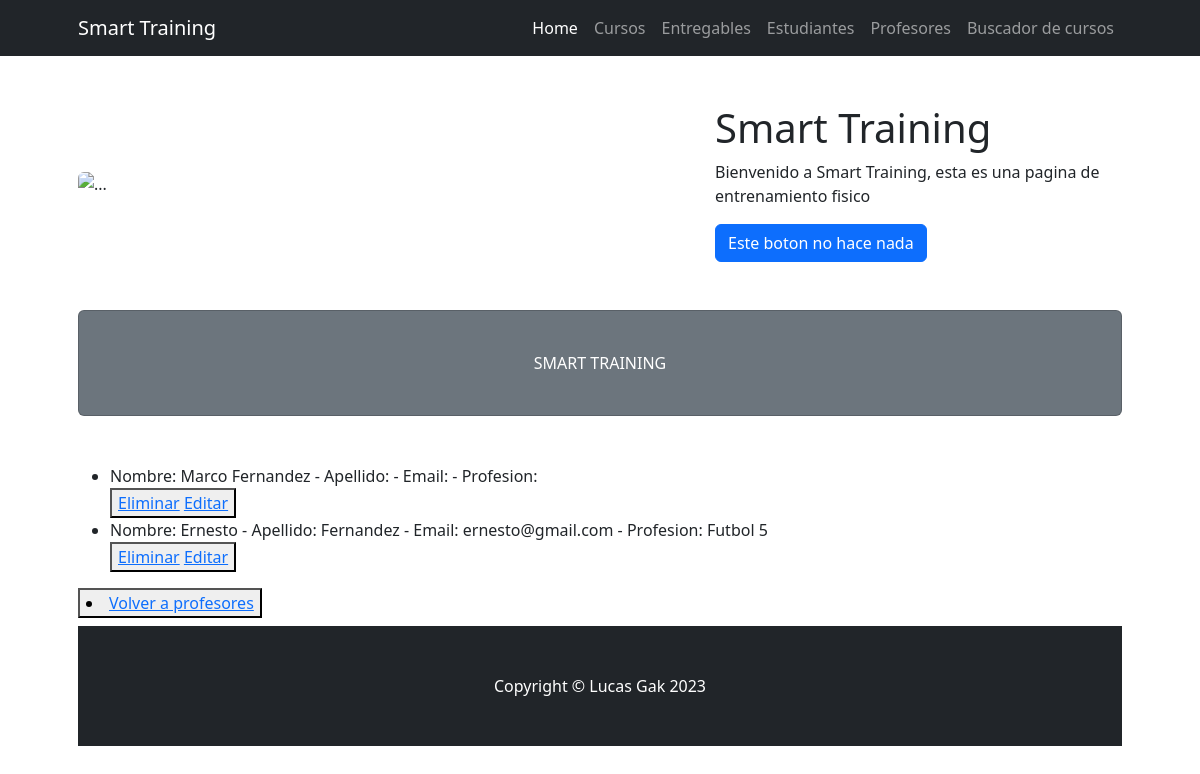
The app's page /ProjectoFinal23/leerProfesores, older data.
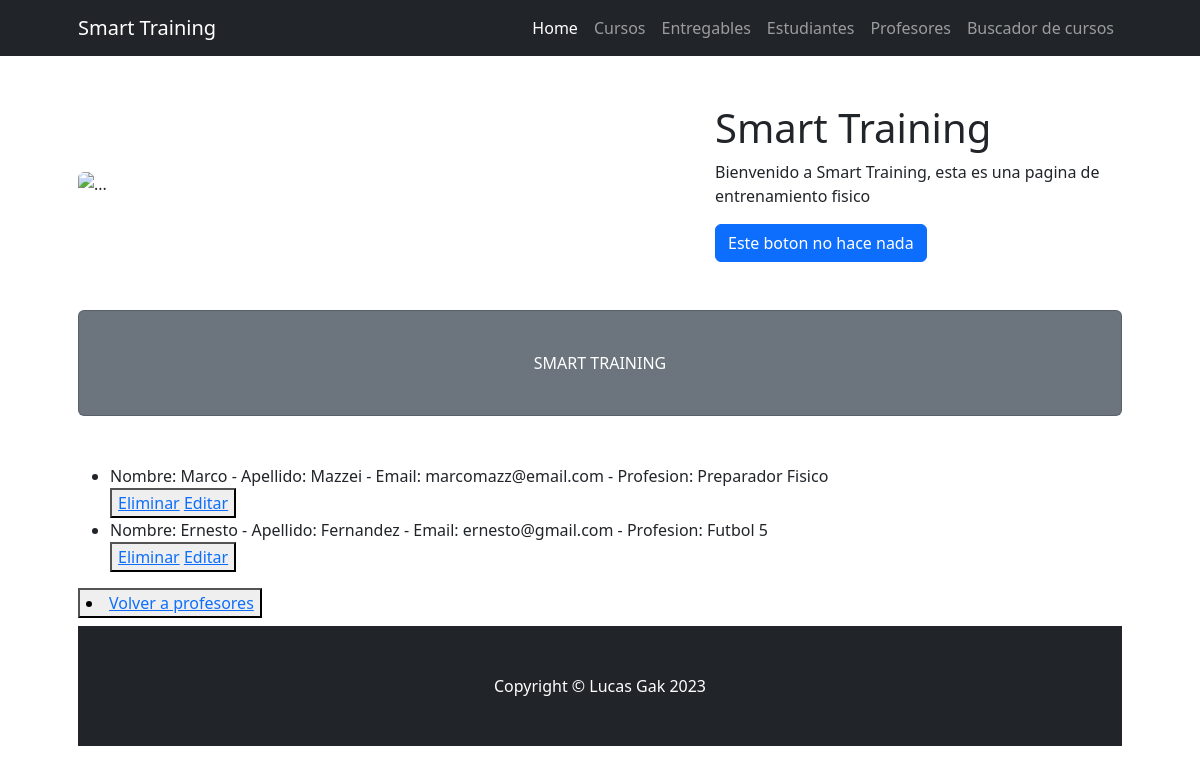
The same page, newer data.
### ProjectoFinal23/models.py (models this page shows)
class Profesor(models.Model):
    nombre=models.CharField(max_length=30)
    apellido=models.CharField(max_length=30)
    email=models.EmailField()
    profesion=models.CharField(max_length=30)
    def __str__(self):
        return f"Nombre: {self.nombre} - Apellido: {self.apellido} - Email: {self.email} - Profesion: {self.profesion}"

### ProjectoFinal23/views.py (the view)
# urls.py: path('leerProfesores', views.leerProfesores, name = "LeerProfesores"),
def leerProfesores(request):
    profesores = Profesor.objects.all() #trae todos los profesores
    contexto = {"profesores":profesores}
    return render(request, "ProjectoFinal23/leerProfesores.html",contexto)

### ProjectoFinal23/templates/ProjectoFinal23/leerProfesores.html
{% extends 'ProjectoFinal23/padre.html' %}
{% load static %}
{% block section1 %}
<ul>
    {% for p in profesores %}
    <li>{{p}}</li>
    <button>
        <a href="{% url 'EliminarProfesor' p.id %}"> Eliminar</a>
        <a href="{% url 'EditarProfesor' p.id %}">Editar</a>
    </button>
{% endfor %}
</ul>
<button>
    <li><a href="{% url 'profesores' %}"> Volver a profesores</a></li>
</button>
{% endblock %}

Row changes from the older to the newer data that the page shows:
changed Profesor: nombre+apellido+email "Nombre: Marco Fernandez - Apellido: - Email: - Profesion:" → "Nombre: Marco - Apellido: Mazzei - Email: marcomazz@email.com - Profesion: Preparador Fisico"
